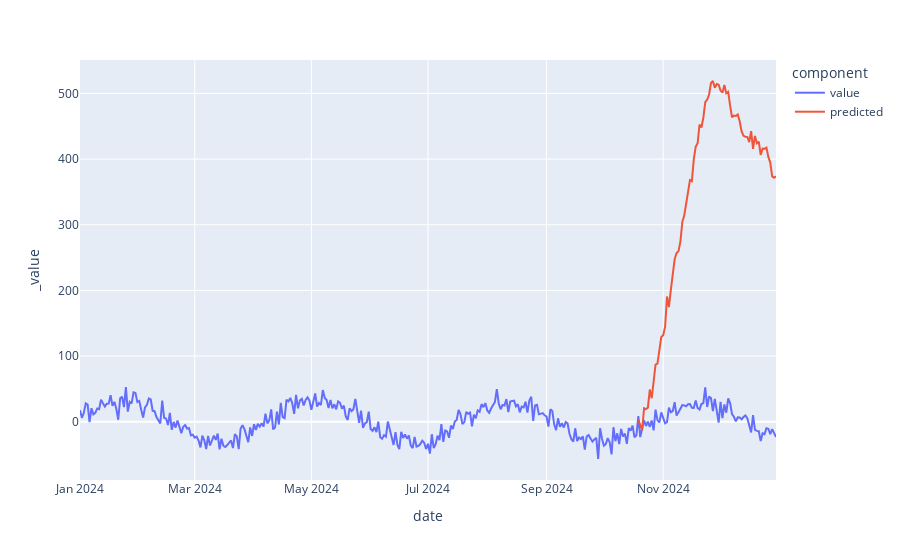

Notebook code cell kept with this figure:
### Code cell
fig = px.line(series.pd_dataframe())
fig.add_scatter(x=prediction.data_array()['date'].values, y=prediction.values().squeeze(), name="predicted")
fig.show()
